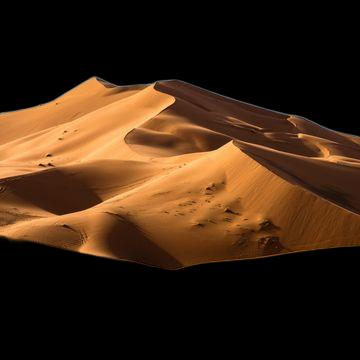
#> input picture data_process_preparing/delete_background_images/desert_mountains/dunes-in-the-sahara-desert-merzouga-morocco-royalty-free-image-1695321159.jpg, 360 x 360 px, found by its file name
$ python test.py   (older library calls are emulated)
#> lines starting #> are read from the running program, lines starting #| are printed output that depends on the picture
# importing required libraries
from skimage.io import imread, imshow
from skimage.transform import resize
from skimage.feature import hog
from skimage import exposure

import matplotlib.pyplot as plt

#reading the image
img = imread('D:\\workspace\\multimedia_database\\data_process_preparing\\preprocessed_images\\desert_mountains\\dunes-in-the-sahara-desert-merzouga-morocco-royalty-free-image-1695321159.jpg')
#> img is the input picture: shape (360, 360, 3); mean R, G, B 62.7, 39, 19.8
plt.axis("off")
plt.imshow(img)
print(img.shape)
#| (360, 360, 3)

#resizing image
resized_img = resize(img, (128*4, 64*4))
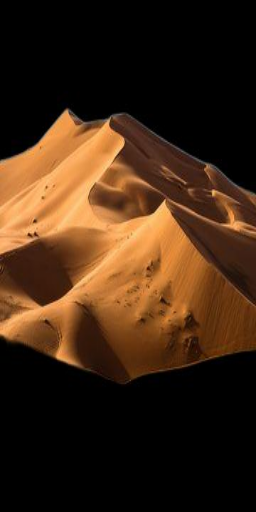
#> resized_img: shape (512, 256, 3) float64; mean R, G, B 0.246, 0.153, 0.0777
plt.axis("off")
plt.imshow(resized_img)
plt.show()
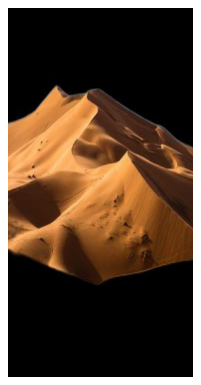
#> figure drawn by matplotlib, 1 panel
print(resized_img.shape)
#| (512, 256, 3)

#creating hog features
fd, hog_image = hog(resized_img, orientations=9, pixels_per_cell=(8, 8),
                	cells_per_block=(2, 2), visualize=True, multichannel=True)
print(fd.shape)
#| (70308,)
print(hog_image.shape)
#| (512, 256)
plt.axis("off")
plt.imshow(hog_image, cmap="gray")
plt.show()
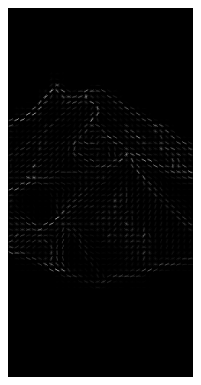
#> figure drawn by matplotlib, 1 panel

# save the images
plt.imsave("resized_img.jpg", resized_img)
plt.imsave("hog_image.jpg", hog_image, cmap="gray")
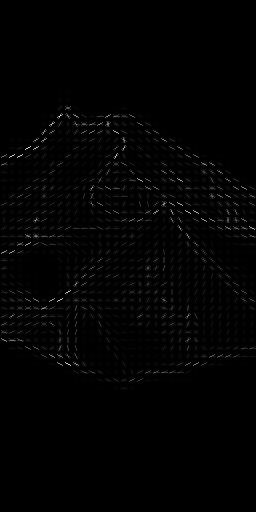
#> saved as hog_image.jpg: shape (512, 256, 3); min 0, max 254, mean 2.9

$ run again, with data_process_preparing/delete_background_images/desert_mountains/des4.jpg copied over data_process_preparing/delete_background_images/desert_mountains/dunes-in-the-sahara-desert-merzouga-morocco-royalty-free-image-1695321159.jpg
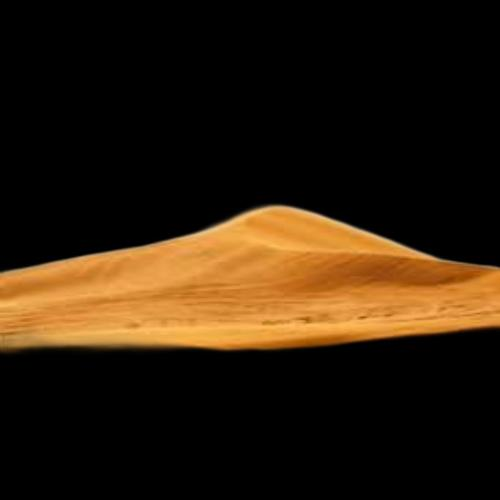
#> input picture data_process_preparing/delete_background_images/desert_mountains/des4.jpg, 500 x 500 px, found by its file name
#> img is the input picture: shape (500, 500, 3); mean R, G, B 44.4, 29.1, 12.1
#| (500, 500, 3)
#| (512, 256, 3)
#| (70308,)
#| (512, 256)
#> `plt.show()`:
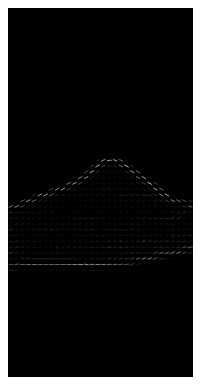
#> figure drawn by matplotlib, 1 panel
#> `plt.imsave("hog_image.jpg", hog_image, cmap="gray")`:
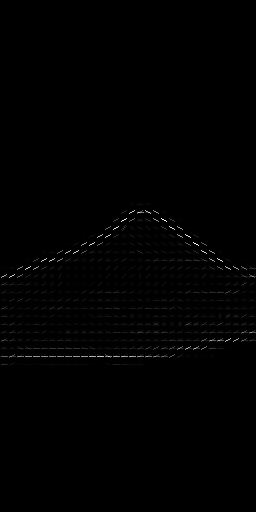
#> saved as hog_image.jpg: shape (512, 256, 3); min 0, max 255, mean 1.5

$ run again, with data_process_preparing/delete_background_images/desert_mountains/des6.jpg copied over data_process_preparing/delete_background_images/desert_mountains/dunes-in-the-sahara-desert-merzouga-morocco-royalty-free-image-1695321159.jpg
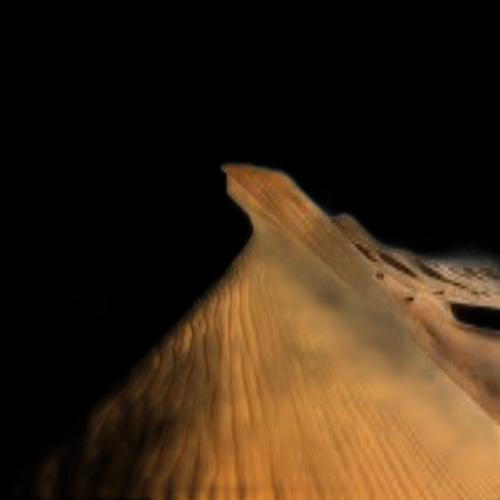
#> input picture data_process_preparing/delete_background_images/desert_mountains/des6.jpg, 500 x 500 px, found by its file name
#> img is the input picture: shape (500, 500, 3); mean R, G, B 55.9, 38.6, 20.7
#| (500, 500, 3)
#| (512, 256, 3)
#| (70308,)
#| (512, 256)
#> `plt.show()`:
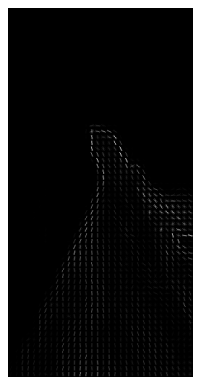
#> figure drawn by matplotlib, 1 panel
#> `plt.imsave("hog_image.jpg", hog_image, cmap="gray")`:
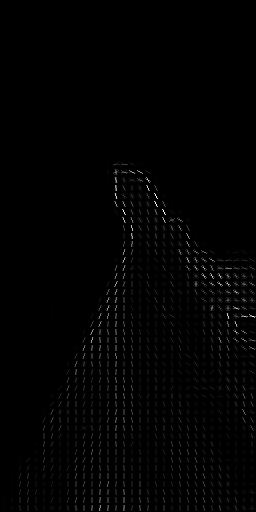
#> saved as hog_image.jpg: shape (512, 256, 3); min 0, max 255, mean 2.8

$ run again, with data_process_preparing/delete_background_images/desert_mountains/free-photo-of-phong-c-nh-nui-canh-d-ng-sa-m-c.jpg copied over data_process_preparing/delete_background_images/desert_mountains/dunes-in-the-sahara-desert-merzouga-morocco-royalty-free-image-1695321159.jpg
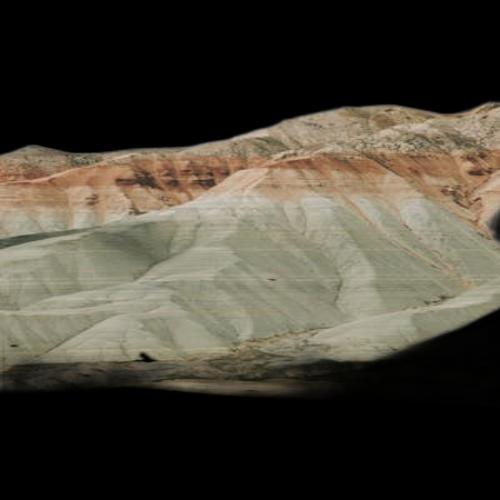
#> input picture data_process_preparing/delete_background_images/desert_mountains/free-photo-of-phong-c-nh-nui-canh-d-ng-sa-m-c.jpg, 500 x 500 px, found by its file name
#> img is the input picture: shape (500, 500, 3); mean R, G, B 71.3, 66.3, 55.3
#| (500, 500, 3)
#| (512, 256, 3)
#| (70308,)
#| (512, 256)
#> `plt.show()`:
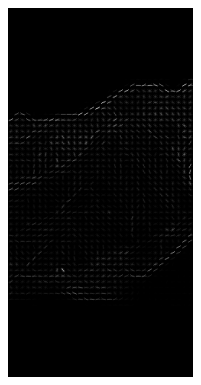
#> figure drawn by matplotlib, 1 panel
#> `plt.imsave("hog_image.jpg", hog_image, cmap="gray")`:
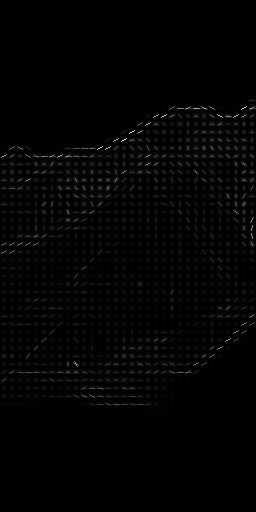
#> saved as hog_image.jpg: shape (512, 256, 3); min 0, max 248, mean 3.6
